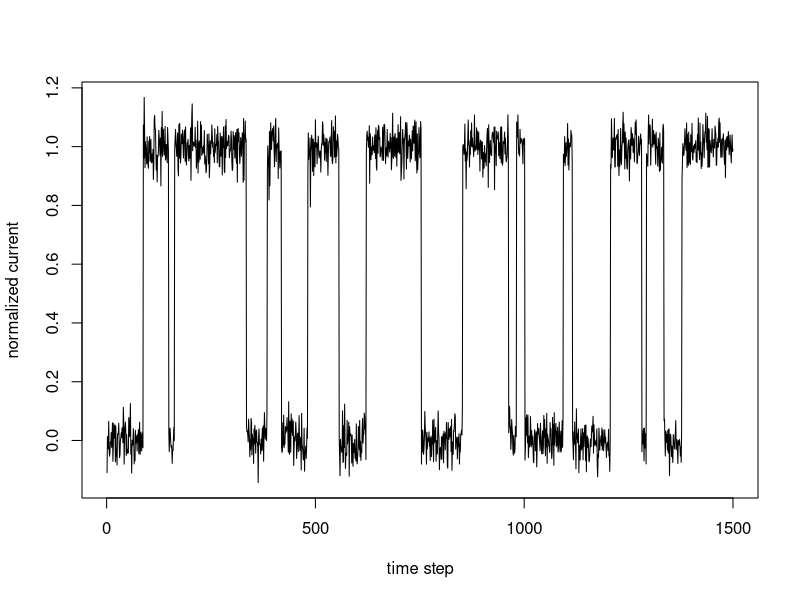

The R source for this figure:
#-------------------------------------------------------------------------------
# R implementation of a K2P ion channel model as a Markovian system
#-------------------------------------------------------------------------------

# set.seed(7) # Uncomment if you wanna make this example reproducible

# Array of all the possible states
states <- c("closed", "open")

# Transition matrix (transition probabilities per pass)
TM <- matrix(c(0.98, 0.02,
               0.01, 0.99), nrow = 2, byrow = TRUE)
colnames(TM) <- rownames(TM) <- states # Just cosmetics if you wanna print TM

now <- states[1]  # The kickoff
chain <- c(now)   # The chain
n <- 1.5e3        # Chain length

# Chain builder loop
for (i in c(2:n)) {
  # Update the 'now' state
  now <- chain[length(chain)]
  
  if (now == "closed") {
    new_state <- sample(states, 1, prob = TM[1,])
  } else if (now == "open") {
    new_state <- sample(states, 1, prob = TM[2,])
  }
  chain <- c(chain, new_state)
}

# Convert a chain of strings into a realistic electrical current signal
# Create an empty vector (filled with 0)
current <- vector(mode = "numeric", length = n)
# Make current flow (!=0) when the channel is open
current[chain == "open"] <- 1 # Outward potassium current
# Add 'cosmetic' 5% electrical noise
current <- current + rnorm(n, mean = 0, sd = 0.05)
# Plot as time series
plot(as.ts(current), xlab = "time step", ylab  = "normalized current")
